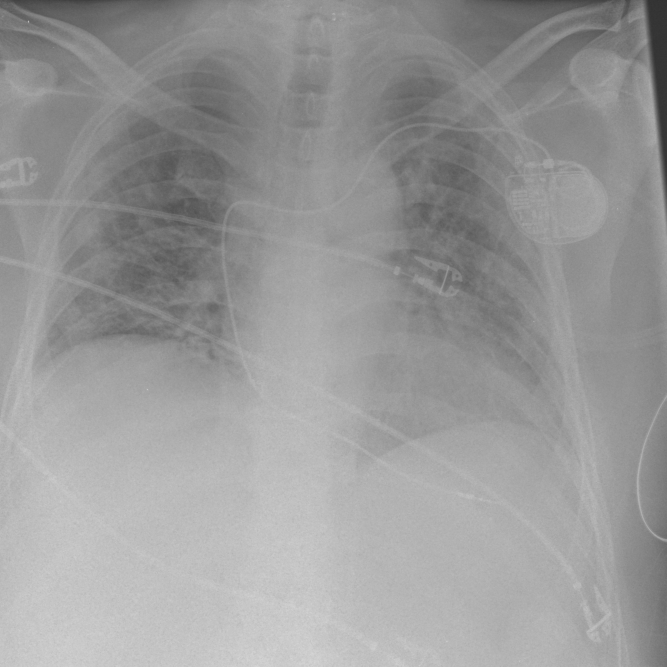
#> input picture sample.jpg, 2000 x 2000 px (shown at 1/3 size)
$ python demo.py
#> lines starting #> are read from the running program, lines starting #| are printed output that depends on the picture
### musica.py
# Copyright (C) 2021  Lafith Mattara

# This program is free software: you can redistribute it and/or modify
# it under the terms of the GNU General Public License as published by
# the Free Software Foundation, either version 3 of the License, or
# (at your option) any later version.

# This program is distributed in the hope that it will be useful,
# but WITHOUT ANY WARRANTY; without even the implied warranty of
# MERCHANTABILITY or FITNESS FOR A PARTICULAR PURPOSE.  See the
# GNU General Public License for more details.

# You should have received a copy of the GNU General Public License
# along with this program.  If not, see <https://www.gnu.org/licenses/>.

# contact: lafithmattara@gmail.com

# Script for running MUSICA algorithm on a grayscale image:


import logging
import numpy as np
import copy
from skimage.transform import pyramid_reduce, pyramid_expand


logging.getLogger('matplotlib').setLevel(logging.WARNING)
logger = logging.getLogger(__name__)
# change level here for console output
logger.setLevel(logging.INFO)

file_handler = logging.FileHandler('musica_py.log')
formatter = logging.Formatter(
        '%(asctime)s:%(levelname)s:%(name)s: %(message)s'
        )
file_handler.setFormatter(formatter)
logger.addHandler(file_handler)

stream_handler = logging.StreamHandler()
stream_format = logging.Formatter('%(levelname)s:\t%(message)s')
stream_handler.setFormatter(stream_format)
logger.addHandler(stream_handler)


def isPowerofTwo(x):
    # check if number x is a power of two
    return x and (not(x & (x - 1)))


def findNextPowerOf2(n):
    # taken from https://www.techiedelight.com/round-next-highest-power-2/
    # Function will find next power of 2

    # decrement `n` (to handle cases when `n` itself
    # is a power of 2)
    n = n - 1
    # do till only one bit is left
    while n & n - 1:
        n = n & n - 1  # unset rightmost bit
    # `n` is now a power of two (less than `n`)
    # return next power of 2
    return n << 1


def resize_image(img):
    """MUSICA works for dimension like 2^N*2^M.
    Hence padding is required for arbitrary shapes

    Parameters
    ----------
    img : numpy.ndarray
        Original image

    Returns
    -------
    numpy.ndarray
        Resized image after padding
    """
    row, col = img.shape
    # check if dimensions are power of two
    # if not pad the image accordingly
    logger.debug("Calculating how much padding is required...")
    if isPowerofTwo(row):
        rowdiff = 0
    else:
        nextpower = findNextPowerOf2(row)
        rowdiff = nextpower - row

    if isPowerofTwo(col):
        coldiff = 0
    else:
        nextpower = findNextPowerOf2(col)
        coldiff = nextpower - col

    img_ = np.pad(
        img,
        ((0, rowdiff), (0, coldiff)),
        'reflect')
    logger.info(
            'Image padded from [{},{}] to [{},{}]'.format(
                img.shape[0], img.shape[1],
                img_.shape[0], img_.shape[1]))
    return img_


def gaussian_pyramid(img, L):
    """Function for creating a Gaussian Pyramid

    Parameters
    ----------
    img : numpy.ndarray
        Input image or g0.
    L : Int
        Maximum level of decomposition.

    Returns
    -------
    list
        list containing images from g0 to gL in order
    """
    logger.debug('Creating Gaussian pyramid...')
    # Gaussian Pyramid
    tmp = copy.deepcopy(img)
    gp = [tmp]
    for layer in range(L):
        logger.debug('creating Layer %d...' % (layer+1))
        tmp = pyramid_reduce(tmp, preserve_range=True)
        gp.append(tmp)
    logger.info('Finished creating Gaussian Pyramid')
    return gp


def laplacian_pyramid(img, L):
    """Function for creating Laplacian Pyramid

    Parameters
    ----------
    img : numpy.ndarray
        Input image or g0.
    L : Int
        Max layer of decomposition

    Returns
    -------
    list
        list containing laplacian layers from L_0 to L_L in order
    list
        list containing layers of gauss pyramid
    """
    gauss = gaussian_pyramid(img, L)
    logger.debug('Creating Laplacian pyramid...')
    # Laplacian Pyramid:
    lp = []
    for layer in range(L):
        logger.debug('Creating layer %d' % (layer))
        tmp = pyramid_expand(gauss[layer+1], preserve_range=True)
        tmp = gauss[layer] - tmp
        lp.append(tmp)
    lp.append(gauss[L])
    logger.info("Finished creating Laplacian pyramid")
    return lp, gauss


def enhance_coefficients(laplacian, L, params):
    """Non linear operation of pyramid coefficients

    Parameters
    ----------
    laplacian : list
        Laplacian pyramid of the image.
    L : Int
        Max layer of decomposition
    params : dict
        Store values of a, M and p.

    Returns
    -------
    list
        List of enhanced pyramid coeffiencts.
    """
    logger.debug('Non linear transformation of coefficients...')
    # Non linear operation goes here:
    M = params['M']
    p = params['p']
    a = params['a']
    for layer in range(L):
        logger.info('Modifying Layer %d' % (layer))
        x = laplacian[layer]
        # removing all negative coefficients:
        # an attempt to reduce double edges
        x[x < 0] = 0.0
        G = a[layer]*M
        laplacian[layer] = G*np.multiply(
            np.divide(
                x, np.abs(x), out=np.zeros_like(x), where=x != 0),
            np.power(
                np.divide(
                    np.abs(x), M), p))
    return laplacian


def reconstruct_image(laplacian, L):
    """Function for reconstructing original image
    from a laplacian pyramid

    Parameters
    ----------
    laplacian : list
        Laplacian pyramid with enhanced coefficients
    L : int
        Max level of decomposition

    Returns
    -------
    numpy.ndarray
        Resultant image matrix after reconstruction.
    """
    logger.debug('Reconstructing image...')
    # Reconstructing original image from laplacian pyramid
    rs = laplacian[L]
    for i in range(L-1, -1, -1):
        rs = pyramid_expand(rs, preserve_range=True)
        rs = np.add(rs, laplacian[i])
        logger.debug('Layer %d completed' % (i))
    logger.info(
            'Finished reconstructing image from modified pyramid')
    return rs


def musica(img, L, params):
    """Function for running MUSICA algorithm

    Parameters
    ----------
    img : numpy.ndarray
        Input image
    L : int
        Max level of decomposition
    params : dict
        Contains parameter values required
        for non linear enhancement
    plot : bool, optional
        To plot the result, by default False

    Returns
    -------
    numpy.ndarray
        Final enhanced image with original dimensions
    """

    img_resized = resize_image(img)
    lp, _ = laplacian_pyramid(img_resized, L)
    lp = enhance_coefficients(lp, L, params)
    rs = reconstruct_image(lp, L)
    rs = rs[:img.shape[0], :img.shape[1]]
    return rs

### demo.py
from musica import musica
import numpy as np
import matplotlib.pyplot as plt


# defining parameters:
# max level of pyramid
L = 11
a = np.full(L, 11)
params = {
        'M': 255.0,
        'a': a,
        'p': 0.4
        }
# reading grayscale image
img = plt.imread('sample.jpg')  # gray scale image
#> img is the input picture: shape (2000, 2000); min 48, max 225, mean 153.5
# run MUSICA:
img_enhanced = musica(img, L, params)
#> the loop in gaussian_pyramid, `for layer in range(L):` made 11 passes
#> tmp on passes 10 to 11: [[138.2, 135.2], [178, 162.6]], [153.5]
#> pass 2, in gaussian_pyramid, `tmp = pyramid_reduce(tmp, preserve_range=True)`:
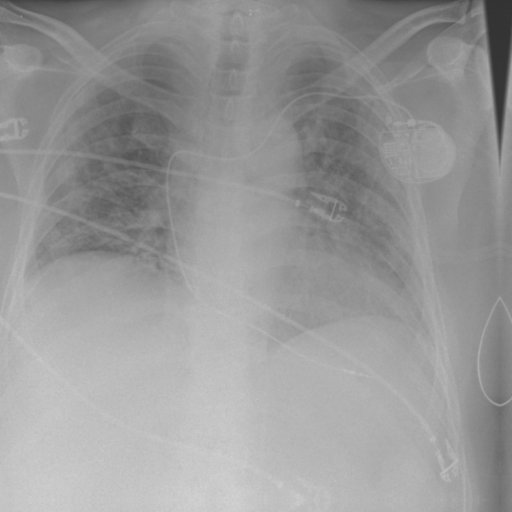
#> tmp: shape (512, 512) float64; min 50.5, max 210.6, mean 153.5
#> after the loop in gaussian_pyramid, `for layer in range(L):`: gp = 12 items
#> the loop in laplacian_pyramid, `for layer in range(L):` made 11 passes
#> tmp on pass 11: [[-15.26, -18.28], [24.47, 9.06]]
#> pass 1, in laplacian_pyramid, `tmp = gauss[layer] - tmp`:
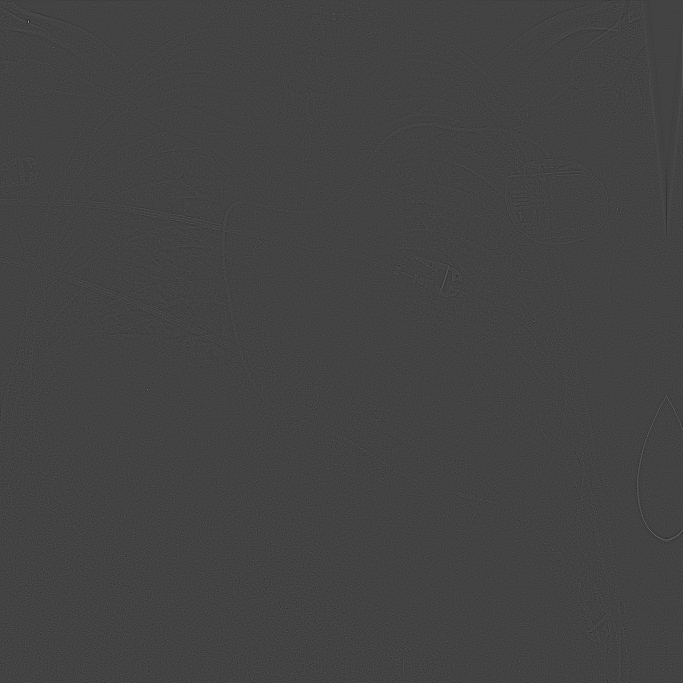
#> tmp: shape (2048, 2048) float64 (shown at 1/3 size); min -15.56, max 43.37, mean 0; drawn with min black and max white
#> pass 2, in laplacian_pyramid, `tmp = gauss[layer] - tmp`:
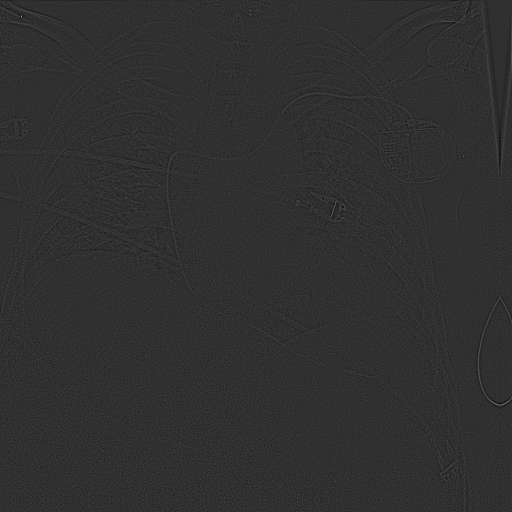
#> tmp: shape (1024, 1024) float64 (shown at 1/2 size); min -11.7, max 50.17, mean 0; drawn with min black and max white
#> after the loop in laplacian_pyramid, `for layer in range(L):`: lp = 11 items
#> in musica, `lp, _ = laplacian_pyramid(img_resized, L)`: lp = 12 items
#> the loop in enhance_coefficients, `for layer in range(L):` made 11 passes
#> pass 3, in enhance_coefficients, `x = laplacian[layer]`:
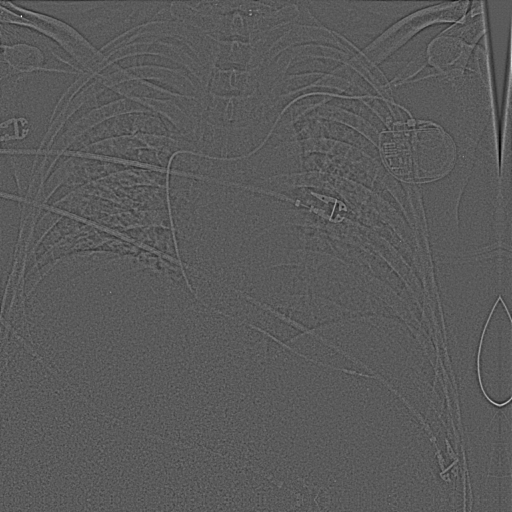
#> x: shape (512, 512) float64; min -17.6, max 32, mean 0; drawn with min black and max white
#> in reconstruct_image, `rs = laplacian[L]`: rs = [153.5]
#> the loop in reconstruct_image, `for i in range(L-1, -1, -1):` made 11 passes
#> rs on pass 1: [[153.5, 153.5], [1252, 891.7]]
#> after the loop in reconstruct_image, `for i in range(L-1, -1, -1):`:
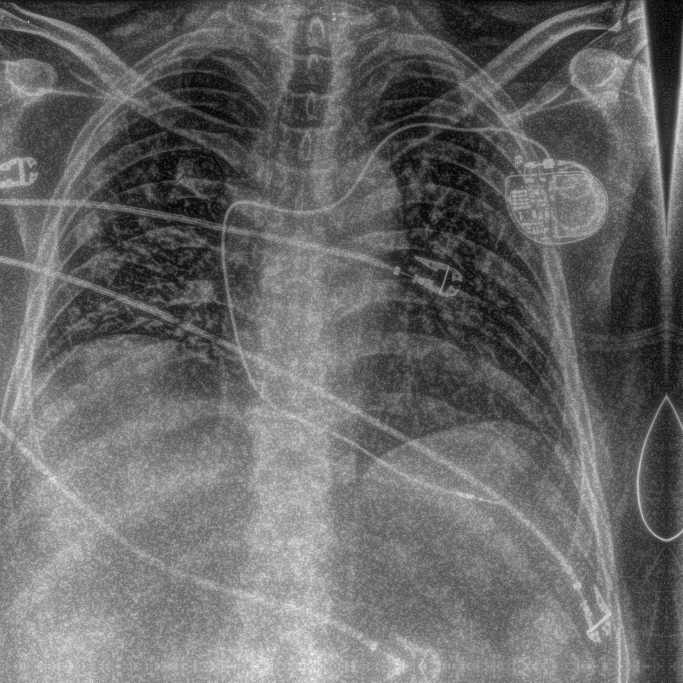
#> rs: shape (2048, 2048) float64 (shown at 1/3 size); min 558.6, max 6055.1, mean 2815.9; drawn with min black and max white
#> in musica, `rs = rs[:img.shape[0], :img.shape[1]]`:
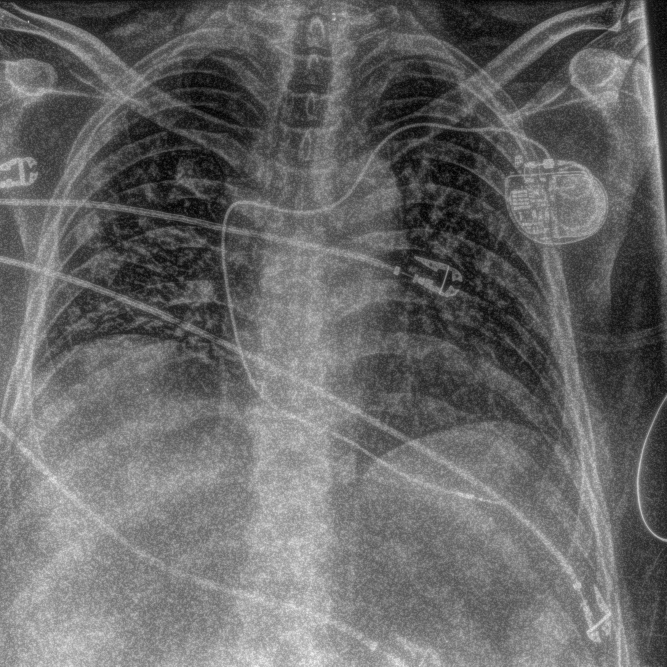
#> rs: shape (2000, 2000) float64 (shown at 1/3 size); min 558.6, max 6055.1, mean 2806.7; drawn with min black and max white

# show and save result
plt.figure()
plt.subplot(121)
plt.title("Original Image")
plt.imshow(img, cmap="gray")
plt.subplot(122)
plt.title("After Enhancement")
plt.imshow(img_enhanced, cmap="gray")
plt.show()
plt.imsave("contrast_enhanced.jpg", img_enhanced, cmap="gray")
